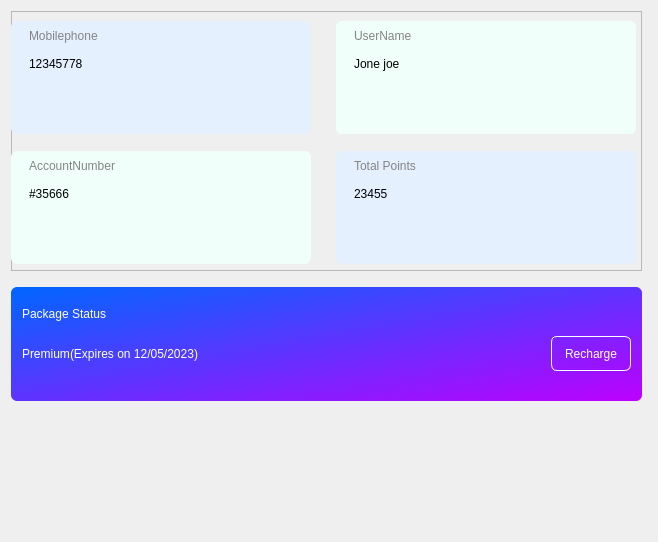
<?xml version="1.0" encoding="UTF-8"?>
<ui version="4.0">
 <class>WAccountPageClass</class>
 <widget class="QWidget" name="WAccountPageClass">
  <property name="geometry">
   <rect>
    <x>0</x>
    <y>0</y>
    <width>658</width>
    <height>542</height>
   </rect>
  </property>
  <property name="windowTitle">
   <string>WAccountPage</string>
  </property>
  <property name="styleSheet">
   <string notr="true">QWidget{
	font: 16px &quot;微软雅黑&quot;;
}

QFrame#frame_total{
	border-radius:6px;
	background-color: qlineargradient(spread:pad, x1:0, y1:0, x2:1, y2:1, stop:0 rgba(0, 102, 255, 255), stop:1 rgba(189, 0, 255, 255));
}

QFrame#frame_name{
	background-color: #E5F0FF;
	border:none;
	border-radius:6px
}

QFrame#frame_user{
	background-color: #F0FFFA;
	border:none;
	border-radius:6px
}

QFrame#frame_account{
	background-color: #F0FFFA;
	border:none;
	border-radius:6px
}

QFrame#frame_phone{
	background-color: #E5F0FF;
	border:none;
	border-radius:6px
}

QPushButton#pb_charge{
	background-color: rgb(255, 255, 255,0);
	color: rgb(255, 255, 255);
	border-radius:6px;
	border: 1px solid #ffffff;
	font: 14px &quot;微软雅黑&quot;;
}

QLabel#lb_9{
	color: rgb(255, 255, 255);
}

QLabel#lb_time{
	color: rgb(255, 255, 255);
	font: 10px &quot;微软雅黑&quot;;
}



</string>
  </property>
  <layout class="QVBoxLayout" name="verticalLayout_6">
   <property name="spacing">
    <number>16</number>
   </property>
   <item>
    <widget class="QFrame" name="frame">
     <property name="minimumSize">
      <size>
       <width>631</width>
       <height>260</height>
      </size>
     </property>
     <property name="maximumSize">
      <size>
       <width>631</width>
       <height>260</height>
      </size>
     </property>
     <property name="frameShape">
      <enum>QFrame::StyledPanel</enum>
     </property>
     <property name="frameShadow">
      <enum>QFrame::Raised</enum>
     </property>
     <widget class="QFrame" name="frame_name">
      <property name="geometry">
       <rect>
        <x>0</x>
        <y>10</y>
        <width>300</width>
        <height>113</height>
       </rect>
      </property>
      <property name="minimumSize">
       <size>
        <width>300</width>
        <height>113</height>
       </size>
      </property>
      <property name="maximumSize">
       <size>
        <width>300</width>
        <height>113</height>
       </size>
      </property>
      <property name="frameShape">
       <enum>QFrame::StyledPanel</enum>
      </property>
      <property name="frameShadow">
       <enum>QFrame::Raised</enum>
      </property>
      <layout class="QVBoxLayout" name="verticalLayout">
       <property name="leftMargin">
        <number>18</number>
       </property>
       <property name="topMargin">
        <number>4</number>
       </property>
       <property name="bottomMargin">
        <number>60</number>
       </property>
       <item>
        <widget class="QLabel" name="label">
         <property name="styleSheet">
          <string notr="true">color:#848484;</string>
         </property>
         <property name="text">
          <string>Mobilephone</string>
         </property>
        </widget>
       </item>
       <item>
        <widget class="QLabel" name="lb_phone">
         <property name="text">
          <string>12345778</string>
         </property>
        </widget>
       </item>
      </layout>
     </widget>
     <widget class="QFrame" name="frame_user">
      <property name="geometry">
       <rect>
        <x>325</x>
        <y>10</y>
        <width>300</width>
        <height>113</height>
       </rect>
      </property>
      <property name="minimumSize">
       <size>
        <width>300</width>
        <height>113</height>
       </size>
      </property>
      <property name="maximumSize">
       <size>
        <width>300</width>
        <height>113</height>
       </size>
      </property>
      <property name="frameShape">
       <enum>QFrame::StyledPanel</enum>
      </property>
      <property name="frameShadow">
       <enum>QFrame::Raised</enum>
      </property>
      <layout class="QVBoxLayout" name="verticalLayout_2">
       <property name="leftMargin">
        <number>18</number>
       </property>
       <property name="topMargin">
        <number>4</number>
       </property>
       <property name="bottomMargin">
        <number>60</number>
       </property>
       <item>
        <widget class="QLabel" name="label_3">
         <property name="styleSheet">
          <string notr="true">color:#848484;</string>
         </property>
         <property name="text">
          <string>UserName</string>
         </property>
        </widget>
       </item>
       <item>
        <widget class="QLabel" name="lb_name">
         <property name="text">
          <string>Jone joe</string>
         </property>
        </widget>
       </item>
      </layout>
     </widget>
     <widget class="QFrame" name="frame_phone">
      <property name="geometry">
       <rect>
        <x>325</x>
        <y>140</y>
        <width>300</width>
        <height>113</height>
       </rect>
      </property>
      <property name="sizePolicy">
       <sizepolicy hsizetype="Minimum" vsizetype="Minimum">
        <horstretch>0</horstretch>
        <verstretch>0</verstretch>
       </sizepolicy>
      </property>
      <property name="minimumSize">
       <size>
        <width>300</width>
        <height>113</height>
       </size>
      </property>
      <property name="maximumSize">
       <size>
        <width>300</width>
        <height>62</height>
       </size>
      </property>
      <property name="frameShape">
       <enum>QFrame::StyledPanel</enum>
      </property>
      <property name="frameShadow">
       <enum>QFrame::Raised</enum>
      </property>
      <layout class="QVBoxLayout" name="verticalLayout_4">
       <property name="leftMargin">
        <number>18</number>
       </property>
       <property name="topMargin">
        <number>4</number>
       </property>
       <property name="bottomMargin">
        <number>60</number>
       </property>
       <item>
        <widget class="QLabel" name="label_7">
         <property name="styleSheet">
          <string notr="true">color:#848484;</string>
         </property>
         <property name="text">
          <string>Total Points</string>
         </property>
        </widget>
       </item>
       <item>
        <widget class="QLabel" name="lb_point">
         <property name="text">
          <string>23455</string>
         </property>
        </widget>
       </item>
      </layout>
     </widget>
     <widget class="QFrame" name="frame_account">
      <property name="geometry">
       <rect>
        <x>0</x>
        <y>140</y>
        <width>300</width>
        <height>113</height>
       </rect>
      </property>
      <property name="sizePolicy">
       <sizepolicy hsizetype="Minimum" vsizetype="Minimum">
        <horstretch>0</horstretch>
        <verstretch>0</verstretch>
       </sizepolicy>
      </property>
      <property name="minimumSize">
       <size>
        <width>300</width>
        <height>113</height>
       </size>
      </property>
      <property name="maximumSize">
       <size>
        <width>300</width>
        <height>62</height>
       </size>
      </property>
      <property name="frameShape">
       <enum>QFrame::StyledPanel</enum>
      </property>
      <property name="frameShadow">
       <enum>QFrame::Raised</enum>
      </property>
      <layout class="QVBoxLayout" name="verticalLayout_3">
       <property name="leftMargin">
        <number>18</number>
       </property>
       <property name="topMargin">
        <number>4</number>
       </property>
       <property name="bottomMargin">
        <number>60</number>
       </property>
       <item>
        <widget class="QLabel" name="label_5">
         <property name="styleSheet">
          <string notr="true">color:#848484;</string>
         </property>
         <property name="text">
          <string>AccountNumber</string>
         </property>
        </widget>
       </item>
       <item>
        <widget class="QLabel" name="lb_account">
         <property name="text">
          <string>#35666</string>
         </property>
        </widget>
       </item>
      </layout>
     </widget>
    </widget>
   </item>
   <item>
    <widget class="QFrame" name="frame_total">
     <property name="minimumSize">
      <size>
       <width>631</width>
       <height>114</height>
      </size>
     </property>
     <property name="maximumSize">
      <size>
       <width>631</width>
       <height>140</height>
      </size>
     </property>
     <property name="frameShape">
      <enum>QFrame::StyledPanel</enum>
     </property>
     <property name="frameShadow">
      <enum>QFrame::Raised</enum>
     </property>
     <layout class="QVBoxLayout" name="verticalLayout_5">
      <property name="spacing">
       <number>6</number>
      </property>
      <property name="bottomMargin">
       <number>30</number>
      </property>
      <item>
       <widget class="QLabel" name="lb_9">
        <property name="text">
         <string>Package Status</string>
        </property>
       </widget>
      </item>
      <item>
       <layout class="QHBoxLayout" name="horizontalLayout">
        <property name="spacing">
         <number>0</number>
        </property>
        <item>
         <widget class="QLabel" name="label_2">
          <property name="styleSheet">
           <string notr="true">color: rgb(255, 255, 255);
font: 18px &quot;微软雅黑&quot;;</string>
          </property>
          <property name="text">
           <string>Premium</string>
          </property>
         </widget>
        </item>
        <item>
         <widget class="QLabel" name="lb_time">
          <property name="minimumSize">
           <size>
            <width>190</width>
            <height>0</height>
           </size>
          </property>
          <property name="text">
           <string>(Expires on 12/05/2023)</string>
          </property>
         </widget>
        </item>
        <item>
         <spacer name="horizontalSpacer">
          <property name="orientation">
           <enum>Qt::Horizontal</enum>
          </property>
          <property name="sizeHint" stdset="0">
           <size>
            <width>40</width>
            <height>20</height>
           </size>
          </property>
         </spacer>
        </item>
        <item>
         <widget class="QPushButton" name="pb_charge">
          <property name="minimumSize">
           <size>
            <width>80</width>
            <height>35</height>
           </size>
          </property>
          <property name="maximumSize">
           <size>
            <width>80</width>
            <height>35</height>
           </size>
          </property>
          <property name="text">
           <string>Recharge</string>
          </property>
         </widget>
        </item>
       </layout>
      </item>
     </layout>
    </widget>
   </item>
   <item>
    <spacer name="verticalSpacer">
     <property name="orientation">
      <enum>Qt::Vertical</enum>
     </property>
     <property name="sizeHint" stdset="0">
      <size>
       <width>20</width>
       <height>115</height>
      </size>
     </property>
    </spacer>
   </item>
  </layout>
 </widget>
 <layoutdefault spacing="6" margin="11"/>
 <resources/>
 <connections/>
</ui>
